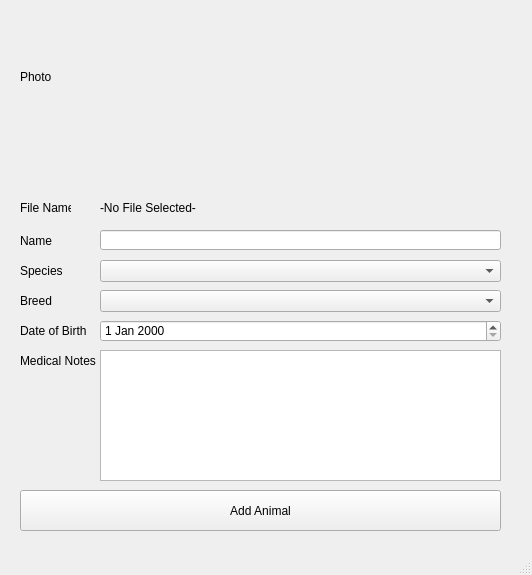
<?xml version="1.0" encoding="UTF-8"?>
<ui version="4.0">
 <class>animal_entry_window</class>
 <widget class="QMainWindow" name="animal_entry_window">
  <property name="geometry">
   <rect>
    <x>0</x>
    <y>0</y>
    <width>532</width>
    <height>575</height>
   </rect>
  </property>
  <property name="windowTitle">
   <string>Enter Animal Information</string>
  </property>
  <widget class="QWidget" name="centralwidget">
   <widget class="QLabel" name="animal_name_label">
    <property name="geometry">
     <rect>
      <x>20</x>
      <y>230</y>
      <width>141</width>
      <height>21</height>
     </rect>
    </property>
    <property name="text">
     <string>Name</string>
    </property>
   </widget>
   <widget class="QLabel" name="animal_species_label">
    <property name="geometry">
     <rect>
      <x>20</x>
      <y>260</y>
      <width>141</width>
      <height>21</height>
     </rect>
    </property>
    <property name="text">
     <string>Species</string>
    </property>
   </widget>
   <widget class="QLabel" name="animal_breed_label">
    <property name="geometry">
     <rect>
      <x>20</x>
      <y>290</y>
      <width>141</width>
      <height>21</height>
     </rect>
    </property>
    <property name="text">
     <string>Breed</string>
    </property>
   </widget>
   <widget class="QLabel" name="animal_dob_label">
    <property name="geometry">
     <rect>
      <x>20</x>
      <y>320</y>
      <width>141</width>
      <height>21</height>
     </rect>
    </property>
    <property name="text">
     <string>Date of Birth</string>
    </property>
   </widget>
   <widget class="QLabel" name="animal_medical_notes_label">
    <property name="geometry">
     <rect>
      <x>20</x>
      <y>350</y>
      <width>141</width>
      <height>21</height>
     </rect>
    </property>
    <property name="text">
     <string>Medical Notes</string>
    </property>
   </widget>
   <widget class="QLineEdit" name="animal_name_entry">
    <property name="geometry">
     <rect>
      <x>100</x>
      <y>230</y>
      <width>401</width>
      <height>20</height>
     </rect>
    </property>
   </widget>
   <widget class="QDateEdit" name="dob_entry">
    <property name="geometry">
     <rect>
      <x>100</x>
      <y>320</y>
      <width>401</width>
      <height>22</height>
     </rect>
    </property>
   </widget>
   <widget class="QComboBox" name="animal_species_cb">
    <property name="geometry">
     <rect>
      <x>100</x>
      <y>260</y>
      <width>401</width>
      <height>22</height>
     </rect>
    </property>
   </widget>
   <widget class="QComboBox" name="animal_breed_cb">
    <property name="geometry">
     <rect>
      <x>100</x>
      <y>290</y>
      <width>401</width>
      <height>22</height>
     </rect>
    </property>
   </widget>
   <widget class="QTextEdit" name="medical_notes_entry">
    <property name="geometry">
     <rect>
      <x>100</x>
      <y>350</y>
      <width>401</width>
      <height>131</height>
     </rect>
    </property>
   </widget>
   <widget class="QLabel" name="animal_photo_label">
    <property name="geometry">
     <rect>
      <x>20</x>
      <y>70</y>
      <width>47</width>
      <height>13</height>
     </rect>
    </property>
    <property name="text">
     <string>Photo</string>
    </property>
   </widget>
   <widget class="QLabel" name="animal_file_name_label">
    <property name="geometry">
     <rect>
      <x>20</x>
      <y>200</y>
      <width>51</width>
      <height>16</height>
     </rect>
    </property>
    <property name="text">
     <string>File Name</string>
    </property>
   </widget>
   <widget class="QLabel" name="file_name_display_label">
    <property name="geometry">
     <rect>
      <x>100</x>
      <y>200</y>
      <width>401</width>
      <height>16</height>
     </rect>
    </property>
    <property name="text">
     <string>-No File Selected-</string>
    </property>
   </widget>
   <widget class="QPushButton" name="add_animal_to_db_button">
    <property name="geometry">
     <rect>
      <x>20</x>
      <y>490</y>
      <width>481</width>
      <height>41</height>
     </rect>
    </property>
    <property name="text">
     <string>Add Animal</string>
    </property>
   </widget>
   <widget class="QLabel" name="animal_photo_show">
    <property name="geometry">
     <rect>
      <x>100</x>
      <y>10</y>
      <width>401</width>
      <height>181</height>
     </rect>
    </property>
    <property name="text">
     <string/>
    </property>
    <property name="alignment">
     <set>Qt::AlignCenter</set>
    </property>
   </widget>
  </widget>
  <widget class="QMenuBar" name="menubar">
   <property name="geometry">
    <rect>
     <x>0</x>
     <y>0</y>
     <width>532</width>
     <height>21</height>
    </rect>
   </property>
  </widget>
  <widget class="QStatusBar" name="statusbar"/>
 </widget>
 <resources/>
 <connections/>
</ui>
